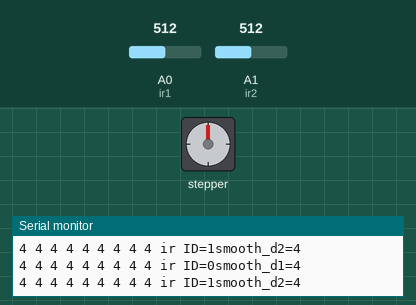
The sketch below on a simulated Arduino Uno, built with avr-gcc and run on an emulated ATmega328P. On the bench: stepper motor, the last lines printed to the serial monitor. Wiring (inferred from the names in the program): stepper motor driver (200 steps per turn assumed): step pin 3; direction pin 2; enable pin 4. The inputs (shaded band) are chosen by the test bench; at power-on: A1 (ir2) = 512, A0 (ir1) = 512.

Above: at 1.2 s.
1.3 s: A1 (ir2) set to 228
4.3 s: A1 (ir2) set to 205
7.3 s: A0 (ir1) set to 236
8.8 s: A0 (ir1) set to 201
11.8 s: A1 (ir2) set to 68
14.8 s: A1 (ir2) set to 57
At 23.2 s:
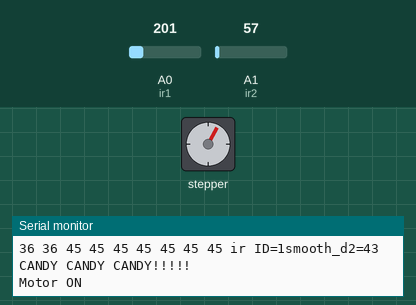
At 29.6 s:
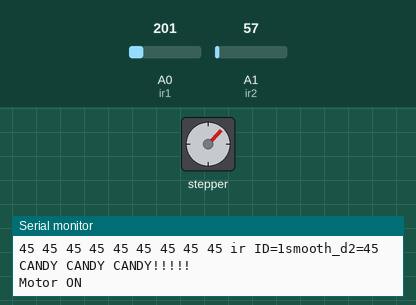
Timing chart, 0 to 29.9 s (numbered marks = the images above; inputs shaded):
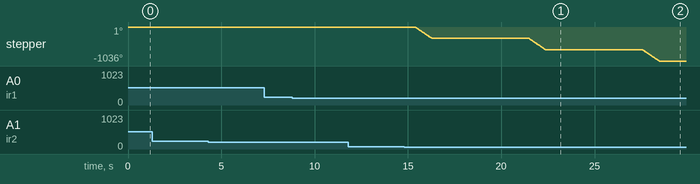

Measured:
- the behaviour switches between 62 and 61 on A1 (ir2) (found by bisection; images 0 and 1)
- after the input at 14.8 s, stepper: turns 345° counter-clockwise in 0.90 s, then 346° counter-clockwise in 0.90 s, then 345° counter-clockwise in 0.90 s

The sketch:

selective_candy_machine.ino
```cpp
#define ir1 A0
#define ir2 A1
#define CLOCKDIR_PIN 2
#define CLOCKSTEP_PIN 3

#define ENABLE 4

bool candy_dropped = false; // ist gerade ein candy gefallen, zuerst NEIN

int ir_mem[2][10]; // messuarements for ir average
int m = 10; //messuarement values of ir_mem

int d_smooth = 0;

int d = 0;

int CLOCKDIR = LOW;
float CLOCKSPEED = 0.03;

//speed is any number from .01 -> 1 with 1 being fastest - Slower is stronger,
//the clock stepper works from 0.00000001 to 0,4 with external power, 0,1-0,2 with battery/usb


bool oben, unten = false;

void setup () {
        Serial.begin (9600);
        pinMode(ir1, INPUT);
        pinMode(ir2, INPUT);
        pinMode(CLOCKDIR_PIN, OUTPUT);//hier stepper initalisierung
        pinMode(CLOCKSTEP_PIN, OUTPUT);

        //enable pin, damit der schmalzhaus aus ist und nur bei CANDY befeuert wird.
        pinMode(ENABLE, OUTPUT);
        digitalWrite(ENABLE, HIGH);   //HIGH = alles aus!; LOW = alles an!
}

void loop () {
      sensorReq();

}

void sensorReq () {
      delay (25); //Zeit zwischen den Messungen

      int smooth_d1 = smooth_ir(0);
      Serial.print("smooth_d1=");
      Serial.println(smooth_d1);

      int smooth_d2 = smooth_ir(1);
      Serial.print("smooth_d2=");
      Serial.println(smooth_d2);

      //d1 ist der untere Sensor und sitzt auf A0
      if(smooth_d1 <= 40){
          unten = true;
      }else{
          unten = false;
      }

      //d2 ist der obere Sensor und sitzt auf A1
      if(smooth_d2 <= 40){
          oben = true;
      }else{
          oben = false;
      }

      if(unten && !oben && !candy_dropped){
          Serial.println("CANDY CANDY CANDY!!!!!");
          candy_dropped = true;
          motorMotion();
      }else{
          candy_dropped = false;
      }
}

void motorMotion () {
     digitalWrite(ENABLE, LOW);
     Serial.println("Motor ON");
     rotate(192, CLOCKSPEED, LOW, CLOCKDIR_PIN, CLOCKSTEP_PIN);
     delay(5000); //Pause zwischen Candyausgabe
     digitalWrite(ENABLE, HIGH);
     Serial.println("Motor OFF");
}

//return distance (cm)
int get_IR (uint16_t value) {
        if (value < 16)  value = 16;
        return int(2076.0 / (value - 11.0));
}


/*
smooth_ir

require
int array ir_mem[] (array storage for the messuarement values)
int m (amount of values in ir_mem[])

return
int smooth_d (average from m values)

*/
int smooth_ir(int id)
{
   //reset d_smooth
   int d_smooth = 0;

   //update ir_mem
   for (int i = 0; i <= m-1; i++) {
     //shift value
     if(i < m-1){
       ir_mem[id][i] = ir_mem[id][i+1];

       Serial.print(ir_mem[id][i]);  //debuggatory
       Serial.print(" ");          //debuggatory
     }
     //add new value
     else{

       if(id == 1){
         uint16_t value = analogRead (ir2);
         d = get_IR (value); //Convert the analog voltage to the distance
       }else{
         uint16_t value = analogRead (ir1);
         d = get_IR (value); //Convert the analog voltage to the distance
       }

     Serial.print("ir ID=");
     Serial.print(id);

       ir_mem[id][i] = d;
       //Serial.print(ir_mem[i]);  //debuggatory
     }
     //cumulate values from new ir_mem Array
     d_smooth = d_smooth + ir_mem[id][i];

   }
   //average from d_smooth cumulation and messuarments amounts
   d_smooth = int(d_smooth / m);
   return d_smooth;
}

void rotate(int steps, float speed, int dir, int DIR_PIN, int STEP_PIN) {
  //rotate a specific number of microsteps (8 microsteps per step) - (negative for reverse movement)


  digitalWrite(DIR_PIN, dir);

  float usDelay = (1 / speed) * 70;

  for (int i = 0; i < steps; i++) {

    digitalWrite(STEP_PIN, HIGH);
    delayMicroseconds(usDelay);

    digitalWrite(STEP_PIN, LOW);
    delayMicroseconds(usDelay);
  }
}
```
